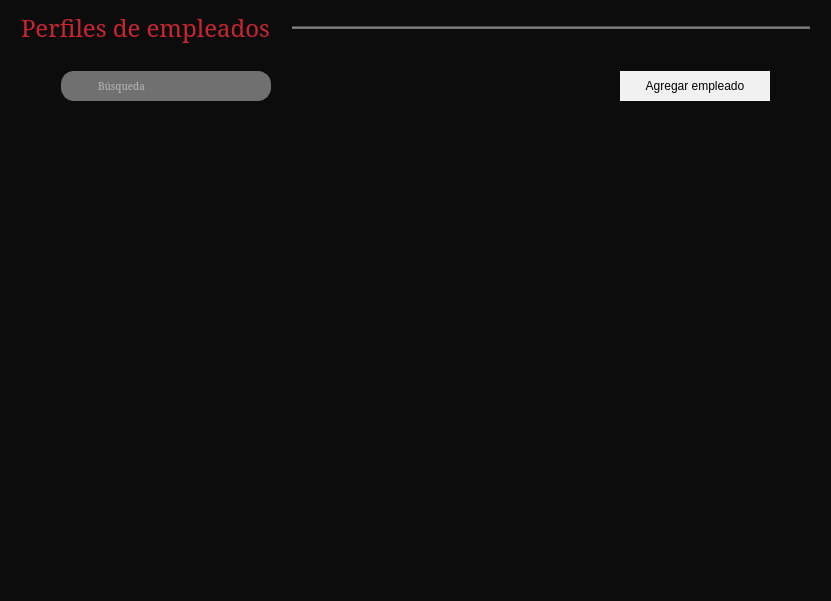
<?xml version="1.0" encoding="UTF-8"?>
<ui version="4.0">
 <class>widget_perfiles_usuarios</class>
 <widget class="QWidget" name="widget_perfiles_usuarios">
  <property name="geometry">
   <rect>
    <x>0</x>
    <y>0</y>
    <width>831</width>
    <height>601</height>
   </rect>
  </property>
  <property name="windowTitle">
   <string>Form</string>
  </property>
  <property name="styleSheet">
   <string notr="true">background-color:#0c0c0c;</string>
  </property>
  <layout class="QGridLayout" name="gridLayout_4">
   <item row="3" column="1">
    <spacer name="verticalSpacer_2">
     <property name="orientation">
      <enum>Qt::Vertical</enum>
     </property>
     <property name="sizeType">
      <enum>QSizePolicy::Fixed</enum>
     </property>
     <property name="sizeHint" stdset="0">
      <size>
       <width>20</width>
       <height>20</height>
      </size>
     </property>
    </spacer>
   </item>
   <item row="2" column="1">
    <layout class="QHBoxLayout" name="horizontalLayout">
     <item>
      <spacer name="horizontalSpacer_5">
       <property name="orientation">
        <enum>Qt::Horizontal</enum>
       </property>
       <property name="sizeType">
        <enum>QSizePolicy::Fixed</enum>
       </property>
       <property name="sizeHint" stdset="0">
        <size>
         <width>40</width>
         <height>20</height>
        </size>
       </property>
      </spacer>
     </item>
     <item>
      <widget class="QFrame" name="frame">
       <property name="minimumSize">
        <size>
         <width>180</width>
         <height>30</height>
        </size>
       </property>
       <property name="maximumSize">
        <size>
         <width>210</width>
         <height>30</height>
        </size>
       </property>
       <property name="styleSheet">
        <string notr="true">background-color: #707070;
border: 1px solid #707070;
border-radius: 13px;</string>
       </property>
       <property name="frameShape">
        <enum>QFrame::StyledPanel</enum>
       </property>
       <property name="frameShadow">
        <enum>QFrame::Raised</enum>
       </property>
       <layout class="QGridLayout" name="gridLayout_3">
        <property name="leftMargin">
         <number>6</number>
        </property>
        <property name="topMargin">
         <number>0</number>
        </property>
        <property name="rightMargin">
         <number>6</number>
        </property>
        <property name="bottomMargin">
         <number>0</number>
        </property>
        <item row="0" column="0">
         <layout class="QHBoxLayout" name="horizontalLayout_3">
          <property name="spacing">
           <number>3</number>
          </property>
          <item>
           <widget class="QLabel" name="label_2">
            <property name="minimumSize">
             <size>
              <width>25</width>
              <height>25</height>
             </size>
            </property>
            <property name="maximumSize">
             <size>
              <width>25</width>
              <height>25</height>
             </size>
            </property>
            <property name="styleSheet">
             <string notr="true">background-color:transparent;
boder:none;</string>
            </property>
            <property name="text">
             <string/>
            </property>
            <property name="pixmap">
             <pixmap>../../../../../../../Imagenes tamaño pequeño/search.png</pixmap>
            </property>
            <property name="scaledContents">
             <bool>true</bool>
            </property>
           </widget>
          </item>
          <item>
           <widget class="QLineEdit" name="lineEdit">
            <property name="minimumSize">
             <size>
              <width>150</width>
              <height>25</height>
             </size>
            </property>
            <property name="font">
             <font>
              <family>Noto Serif</family>
              <pointsize>12</pointsize>
              <weight>50</weight>
              <italic>false</italic>
              <bold>false</bold>
             </font>
            </property>
            <property name="styleSheet">
             <string notr="true">
border:none;
color: white;
font-size: 10px;
background-color:transparent;
text-align:center;
font: 12pt &quot;Noto Serif&quot;;</string>
            </property>
            <property name="text">
             <string/>
            </property>
            <property name="alignment">
             <set>Qt::AlignLeading|Qt::AlignLeft|Qt::AlignVCenter</set>
            </property>
            <property name="placeholderText">
             <string>Búsqueda</string>
            </property>
           </widget>
          </item>
         </layout>
        </item>
       </layout>
      </widget>
     </item>
     <item>
      <spacer name="horizontalSpacer_2">
       <property name="orientation">
        <enum>Qt::Horizontal</enum>
       </property>
       <property name="sizeHint" stdset="0">
        <size>
         <width>80</width>
         <height>20</height>
        </size>
       </property>
      </spacer>
     </item>
     <item>
      <widget class="QPushButton" name="btnAgregarEmpleadoPerfiles">
       <property name="minimumSize">
        <size>
         <width>150</width>
         <height>30</height>
        </size>
       </property>
       <property name="maximumSize">
        <size>
         <width>16777215</width>
         <height>30</height>
        </size>
       </property>
       <property name="cursor">
        <cursorShape>PointingHandCursor</cursorShape>
       </property>
       <property name="styleSheet">
        <string notr="true">font: 10pt &quot;Noto Serif&quot;;
background-color: #F1F1F1;
color: black;
border:none;</string>
       </property>
       <property name="text">
        <string>Agregar empleado</string>
       </property>
       <property name="icon">
        <iconset>
         <normaloff>../../../../../../../Imagenes tamaño pequeño/more.png</normaloff>../../../../../../../Imagenes tamaño pequeño/more.png</iconset>
       </property>
      </widget>
     </item>
     <item>
      <spacer name="horizontalSpacer_6">
       <property name="orientation">
        <enum>Qt::Horizontal</enum>
       </property>
       <property name="sizeType">
        <enum>QSizePolicy::Fixed</enum>
       </property>
       <property name="sizeHint" stdset="0">
        <size>
         <width>40</width>
         <height>20</height>
        </size>
       </property>
      </spacer>
     </item>
    </layout>
   </item>
   <item row="1" column="1">
    <spacer name="verticalSpacer">
     <property name="orientation">
      <enum>Qt::Vertical</enum>
     </property>
     <property name="sizeType">
      <enum>QSizePolicy::Fixed</enum>
     </property>
     <property name="sizeHint" stdset="0">
      <size>
       <width>20</width>
       <height>20</height>
      </size>
     </property>
    </spacer>
   </item>
   <item row="0" column="1">
    <layout class="QHBoxLayout" name="horizontalLayout_2">
     <item>
      <widget class="QLabel" name="label">
       <property name="sizePolicy">
        <sizepolicy hsizetype="Fixed" vsizetype="Preferred">
         <horstretch>0</horstretch>
         <verstretch>0</verstretch>
        </sizepolicy>
       </property>
       <property name="font">
        <font>
         <family>Noto Serif</family>
         <pointsize>18</pointsize>
         <weight>9</weight>
         <italic>false</italic>
         <bold>false</bold>
        </font>
       </property>
       <property name="styleSheet">
        <string notr="true">color: rgb(201, 37, 49);
font: 75 18pt &quot;Noto Serif&quot;;</string>
       </property>
       <property name="text">
        <string>Perfiles de empleados</string>
       </property>
      </widget>
     </item>
     <item>
      <spacer name="horizontalSpacer_3">
       <property name="orientation">
        <enum>Qt::Horizontal</enum>
       </property>
       <property name="sizeType">
        <enum>QSizePolicy::Fixed</enum>
       </property>
       <property name="sizeHint" stdset="0">
        <size>
         <width>15</width>
         <height>20</height>
        </size>
       </property>
      </spacer>
     </item>
     <item>
      <widget class="Line" name="line">
       <property name="minimumSize">
        <size>
         <width>390</width>
         <height>0</height>
        </size>
       </property>
       <property name="maximumSize">
        <size>
         <width>16777215</width>
         <height>3</height>
        </size>
       </property>
       <property name="styleSheet">
        <string notr="true">background-color:#707070;</string>
       </property>
       <property name="orientation">
        <enum>Qt::Horizontal</enum>
       </property>
      </widget>
     </item>
    </layout>
   </item>
   <item row="4" column="1">
    <widget class="QScrollArea" name="scrollArea">
     <property name="minimumSize">
      <size>
       <width>751</width>
       <height>431</height>
      </size>
     </property>
     <property name="styleSheet">
      <string notr="true">border:none;</string>
     </property>
     <property name="widgetResizable">
      <bool>true</bool>
     </property>
     <widget class="QWidget" name="scrollAreaWidgetContents">
      <property name="geometry">
       <rect>
        <x>0</x>
        <y>0</y>
        <width>781</width>
        <height>452</height>
       </rect>
      </property>
      <layout class="QGridLayout" name="gridLayout_2">
       <item row="0" column="0">
        <layout class="QGridLayout" name="gridLayout">
         <property name="spacing">
          <number>30</number>
         </property>
        </layout>
       </item>
      </layout>
     </widget>
    </widget>
   </item>
   <item row="3" column="0">
    <spacer name="horizontalSpacer">
     <property name="orientation">
      <enum>Qt::Horizontal</enum>
     </property>
     <property name="sizeType">
      <enum>QSizePolicy::Fixed</enum>
     </property>
     <property name="sizeHint" stdset="0">
      <size>
       <width>10</width>
       <height>20</height>
      </size>
     </property>
    </spacer>
   </item>
   <item row="3" column="2">
    <spacer name="horizontalSpacer_4">
     <property name="orientation">
      <enum>Qt::Horizontal</enum>
     </property>
     <property name="sizeType">
      <enum>QSizePolicy::Fixed</enum>
     </property>
     <property name="sizeHint" stdset="0">
      <size>
       <width>10</width>
       <height>20</height>
      </size>
     </property>
    </spacer>
   </item>
  </layout>
 </widget>
 <resources/>
 <connections/>
</ui>
